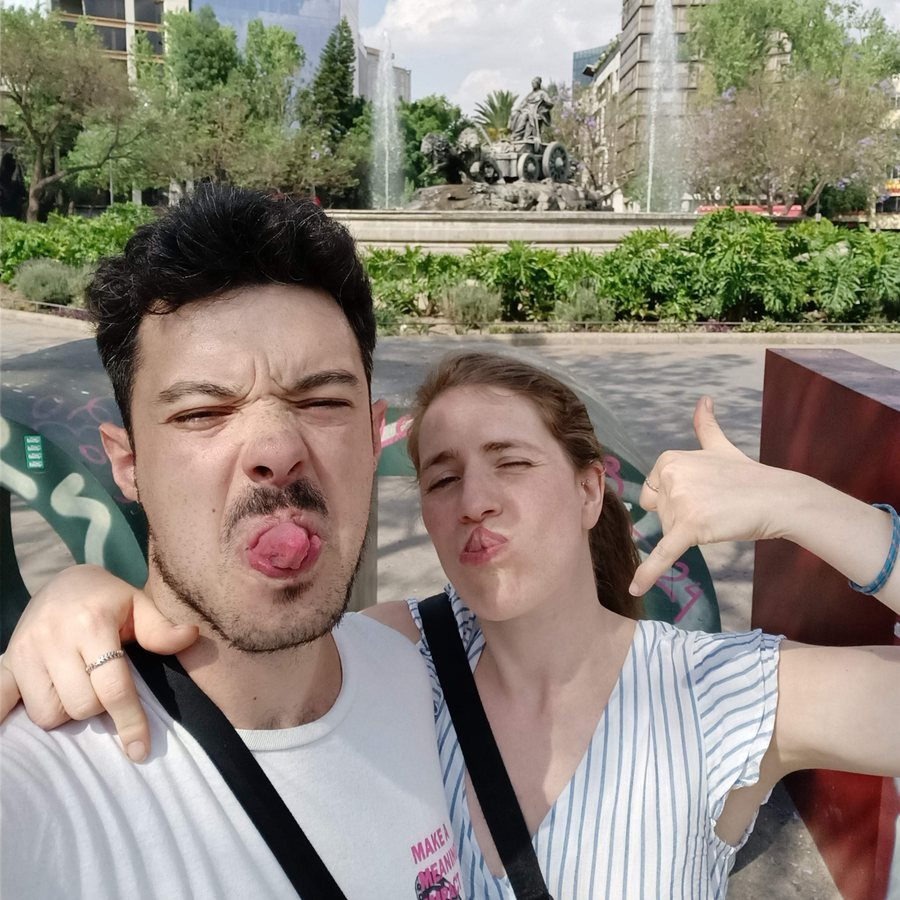
#> input picture assets/foto-envio.jpg, 900 x 900 px
$ python -i lineart.py   (imports and definitions only)
#> lines starting #> are read from the running program, lines starting #| are printed output that depends on the picture
import sys, os, json
import numpy as np
from PIL import Image, ImageFilter
OLIVE = (0x6b, 0x6e, 0x4a)
def trace(path, crop=None, mask=(), height=760, gain=5.0, fill=0.30, soft=14):
#> called with path = '../../../assets/foto-envio.jpg', mask = (), height = 760, gain = 5, fill = 0.3, soft = 14
    im = Image.open(path).convert('RGB')
#> im is the input picture: PIL image 900x900 RGB; mean R, G, B 142.4, 134.3, 122.2
    from PIL import ImageDraw
    W0, H0 = im.size
#> W0 = 900; H0 = 900
    for m in mask: ImageDraw.Draw(im).rectangle([m[0]*W0, m[1]*H0, m[2]*W0, m[3]*H0], fill=(255, 255, 255))
    if crop:
        w, h = im.size; im = im.crop((int(crop[0]*w), int(crop[1]*h), int(crop[2]*w), int(crop[3]*h)))
    s = height / im.size[1]; im = im.resize((max(1, int(im.size[0]*s)), height), Image.LANCZOS)
#> after `s = height / im.size[1]`: s = 0.844
    g = np.asarray(im.convert('L'), dtype=np.float32)
    sat = np.asarray(im.convert('HSV'), dtype=np.float32)[..., 1] / 255.0
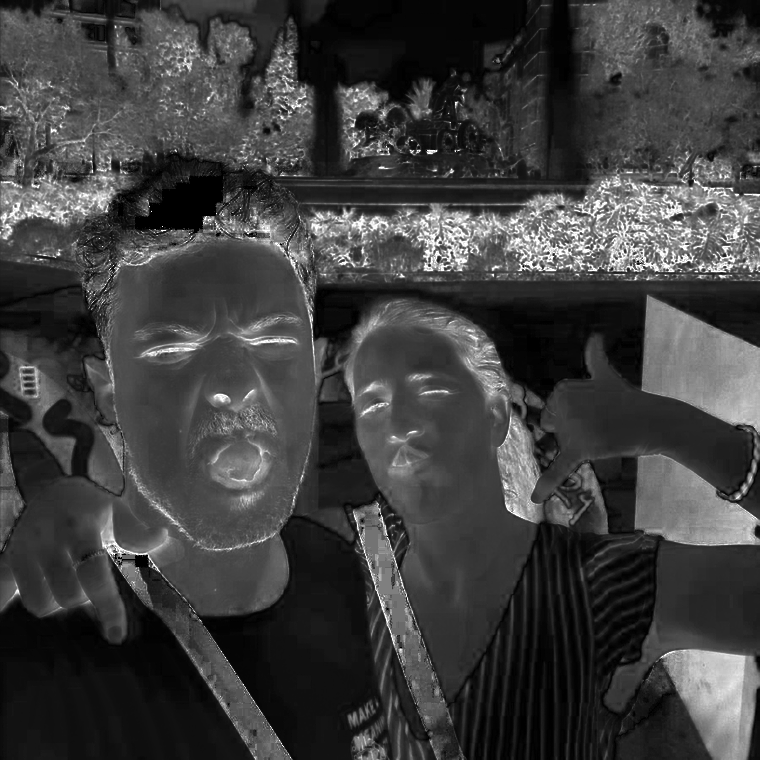
#> sat: shape (760, 760) float32; min 0, max 1, mean 0.246
    bg = np.asarray(Image.fromarray(g.astype(np.uint8)).filter(ImageFilter.MaxFilter(9)).filter(ImageFilter.GaussianBlur(25)), dtype=np.float32)
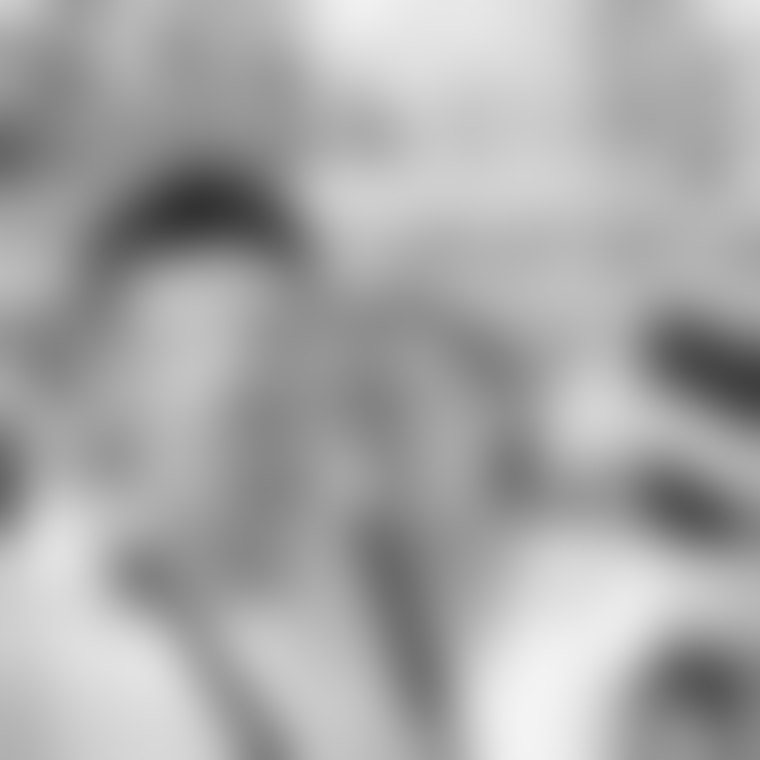
#> bg: shape (760, 760) float32; min 51, max 243, mean 168.3
    local = np.asarray(Image.fromarray(g.astype(np.uint8)).filter(ImageFilter.GaussianBlur(2.2)), dtype=np.float32)
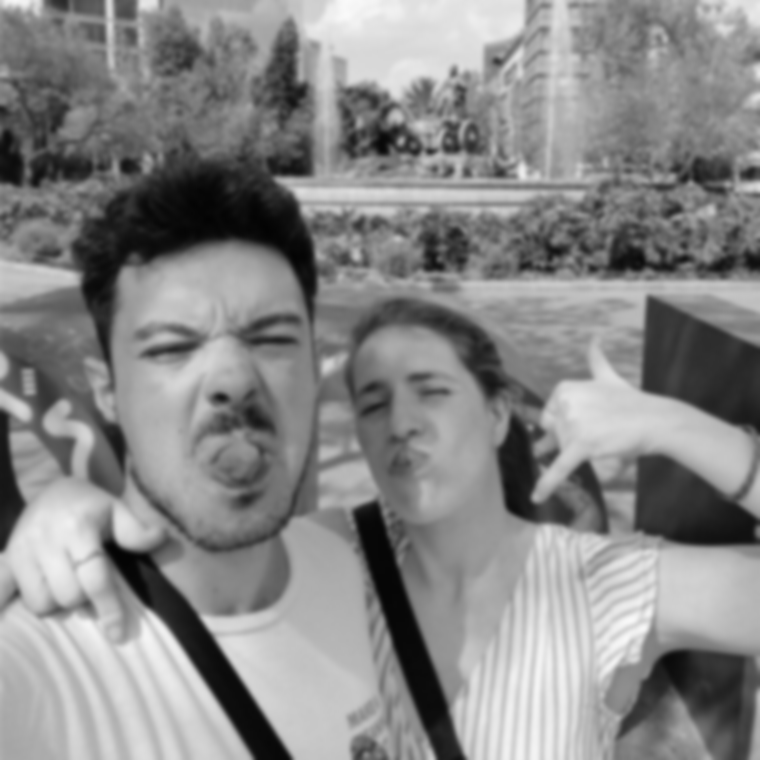
#> local: shape (760, 760) float32; min 3, max 250, mean 135.3
    edge = np.clip((local - g) / 255.0 * gain * 3, 0, 1)          # dark detail against its surroundings
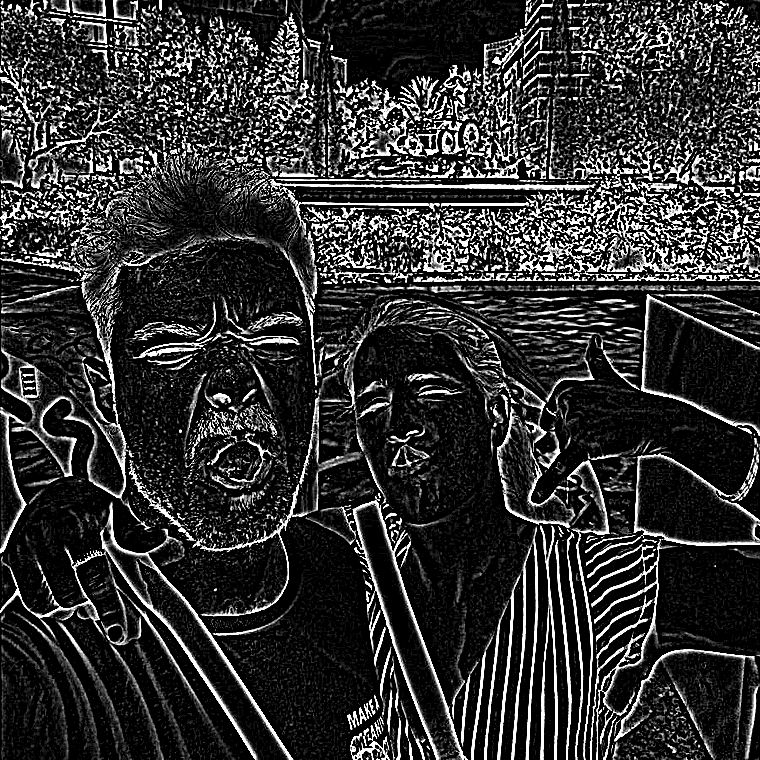
#> edge: shape (760, 760) float32; min 0, max 1, mean 0.194
    body = np.clip((bg - g) / np.maximum(bg, 1) * 1.4, 0, 1) * (0.35 + 0.65 * sat) * fill
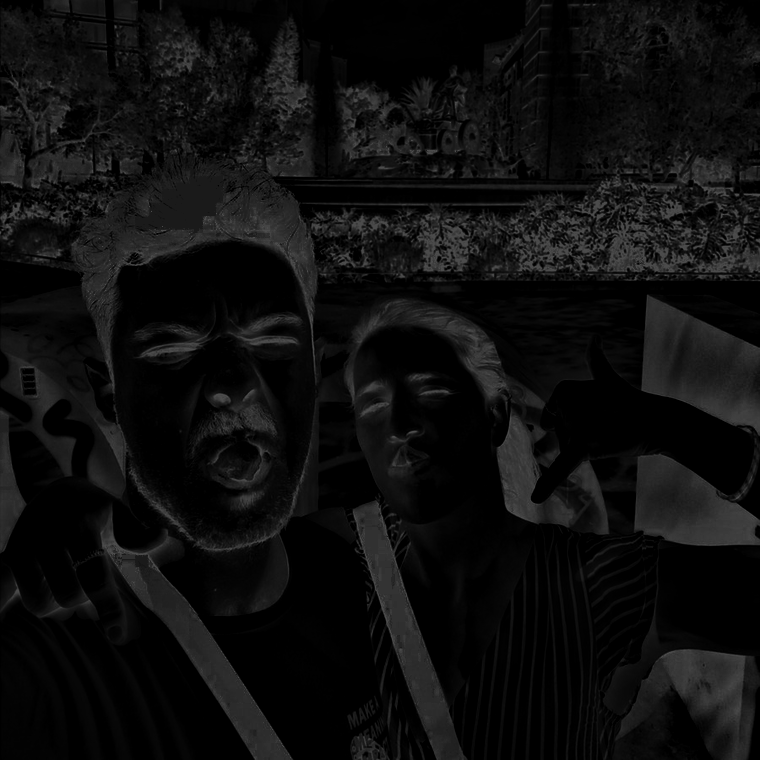
#> body: shape (760, 760) float32; min 0, max 0.3, mean 0.0571
    a = np.clip(edge + body, 0, 1) ** 0.9
    # paper noise out
    a = np.asarray(Image.fromarray((a*255).astype(np.uint8)).filter(ImageFilter.MedianFilter(3)), dtype=np.float32)/255.0
    a = np.clip((a - 0.13) / 0.87, 0, 1)
    # soft fade at the borders, like the Hoja de ruta drawings
    h, w = a.shape; yy, xx = np.mgrid[0:h, 0:w]
#> after `h, w = a.shape`: h = 760; w = 760
    d = np.minimum.reduce([xx, w-1-xx, yy, h-1-yy]).astype(np.float32)
    a *= np.clip(d / soft, 0, 1) ** 1.2
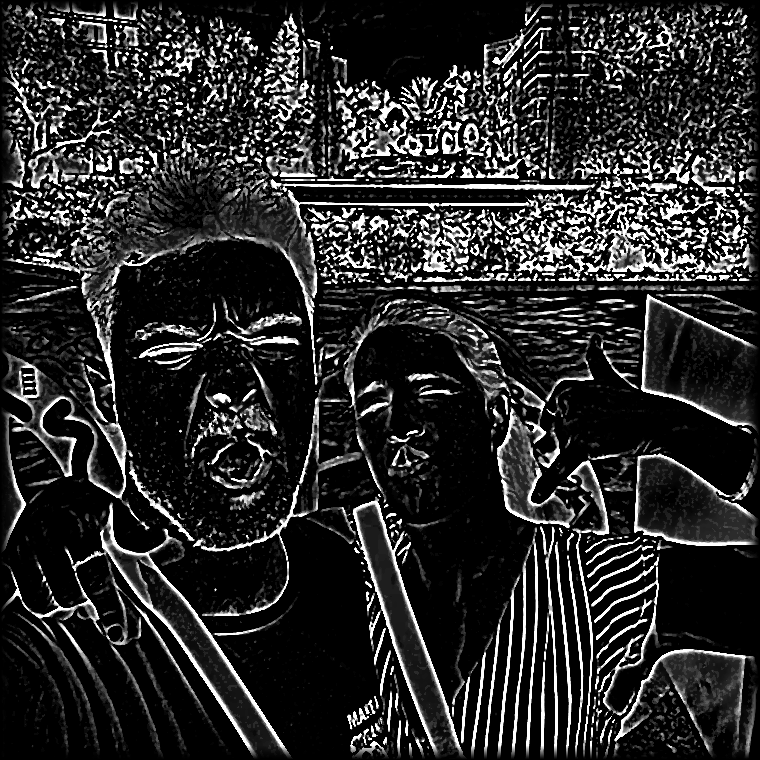
#> a: shape (760, 760) float32; min 0, max 1, mean 0.17
    out = np.zeros((h, w, 4), np.uint8); out[..., :3] = OLIVE; out[..., 3] = (a * 255).astype(np.uint8)
#> after `out[..., 3] = (a * 255).astype(np.uint8)`:
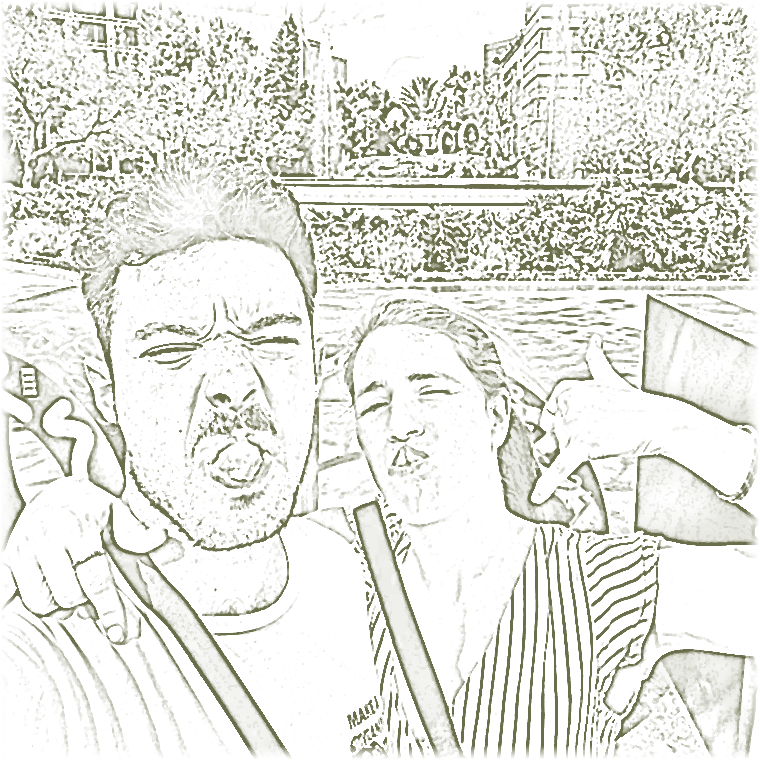
#> out: shape (760, 760, 4); mean of channels 0, 1, 2, 3 107, 110, 74, 43.2; transparent parts drawn white
    return Image.fromarray(out, 'RGBA')
# [6 lines not run here, left out]

>>> result = trace('../../../assets/foto-envio.jpg')

$ run again, on assets/hero-mobile.jpg
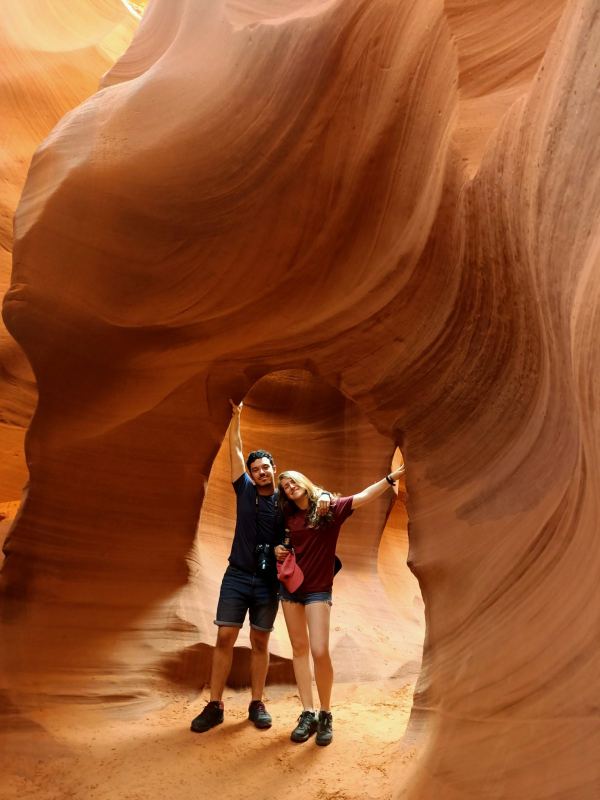
#> input picture assets/hero-mobile.jpg, 1200 x 1600 px (shown at 1/2 size)
#> in trace, im is the input picture: PIL image 1200x1600 RGB; mean R, G, B 148.9, 82.8, 44.1
#> im: PIL image 570x760 RGB
#> in trace, `a *= np.clip(d / soft, 0, 1) ** 1.2`:
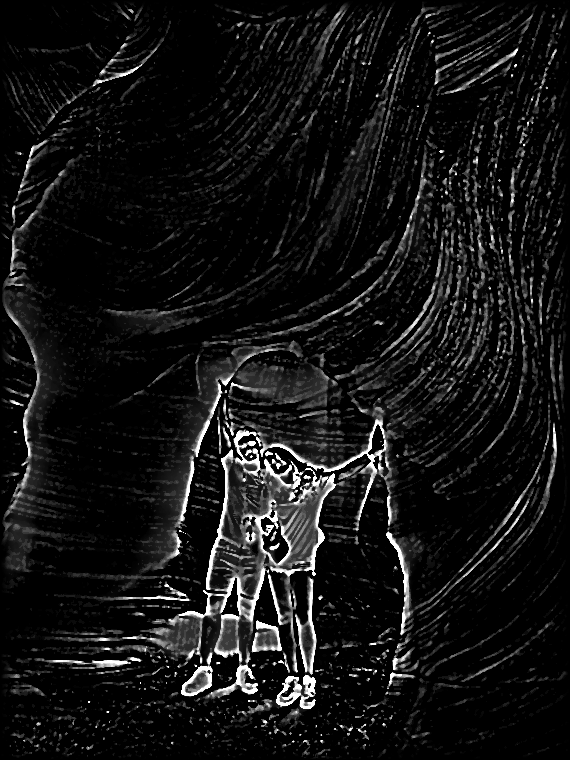
#> a: shape (760, 570) float32; min 0, max 1, mean 0.0802
#> in trace, `out[..., 3] = (a * 255).astype(np.uint8)`:
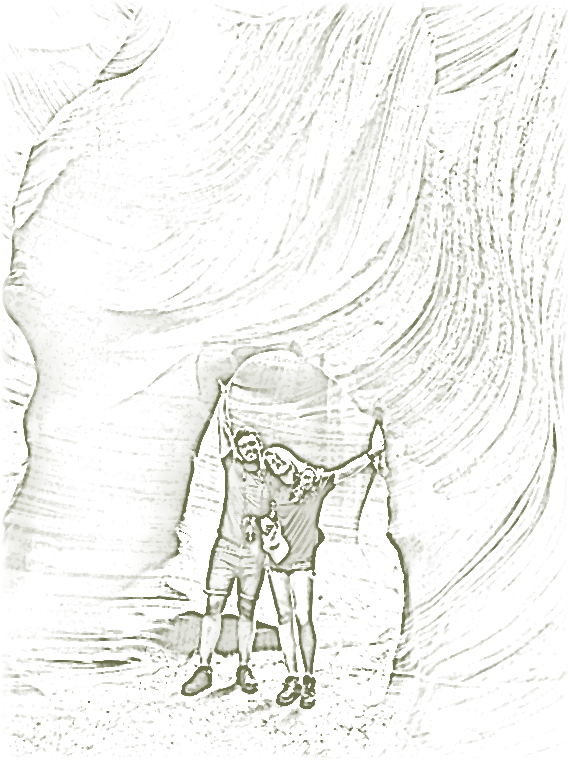
#> out: shape (760, 570, 4); mean of channels 0, 1, 2, 3 107, 110, 74, 20.3; transparent parts drawn white

$ run again, on assets/historia-1.jpg
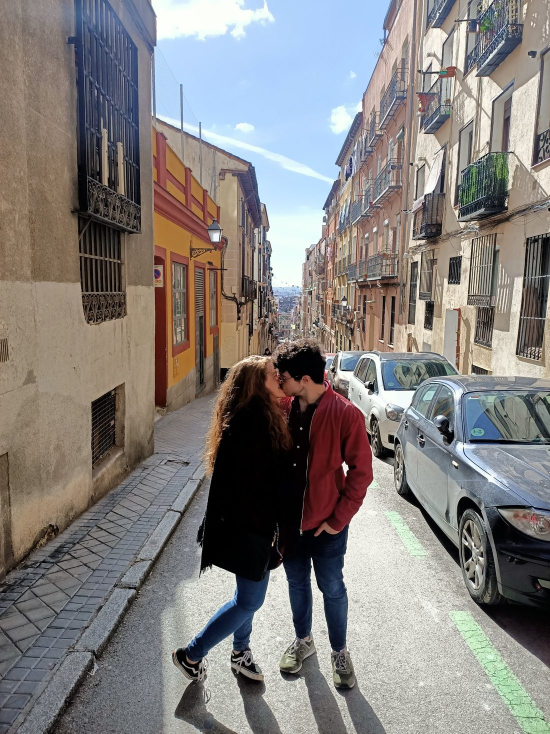
#> input picture assets/historia-1.jpg, 1100 x 1467 px (shown at 1/2 size)
#> in trace, im is the input picture: PIL image 1100x1467 RGB; mean R, G, B 131.9, 127.8, 125.8
#> im: PIL image 569x760 RGB
#> in trace, `a *= np.clip(d / soft, 0, 1) ** 1.2`:
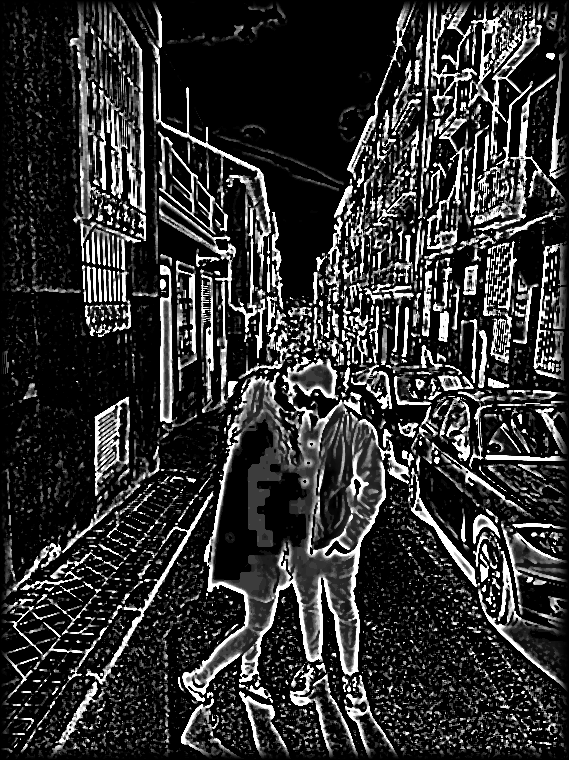
#> a: shape (760, 569) float32; min 0, max 1, mean 0.196
#> in trace, `out[..., 3] = (a * 255).astype(np.uint8)`:
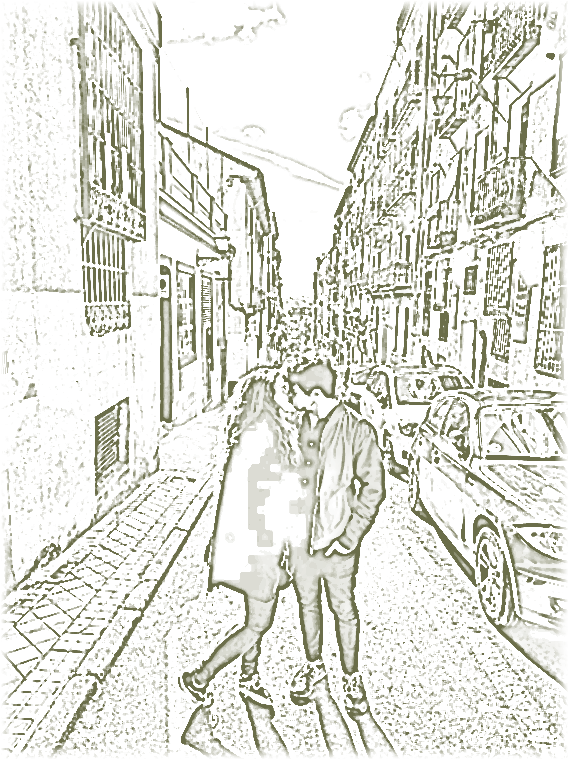
#> out: shape (760, 569, 4); mean of channels 0, 1, 2, 3 107, 110, 74, 49.9; transparent parts drawn white

$ run again, on assets/historia-2.jpg
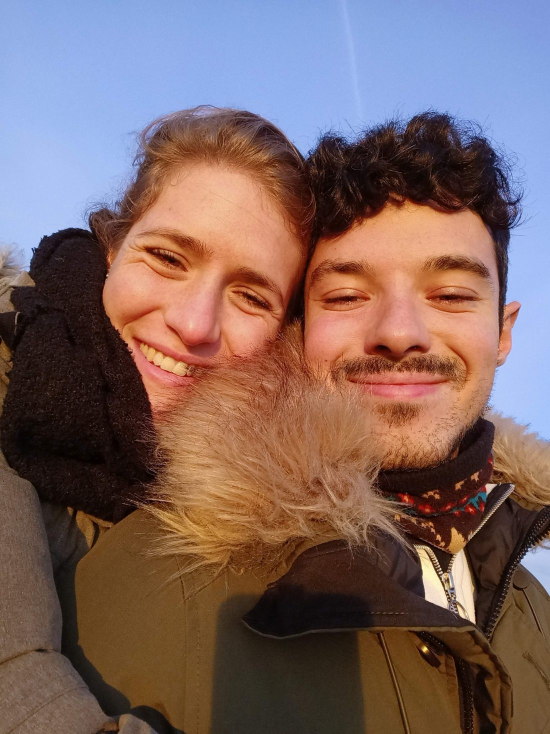
#> input picture assets/historia-2.jpg, 1100 x 1467 px (shown at 1/2 size)
#> in trace, im is the input picture: PIL image 1100x1467 RGB; mean R, G, B 124.4, 100.6, 98
#> im: PIL image 569x760 RGB
#> in trace, `out[..., 3] = (a * 255).astype(np.uint8)`:
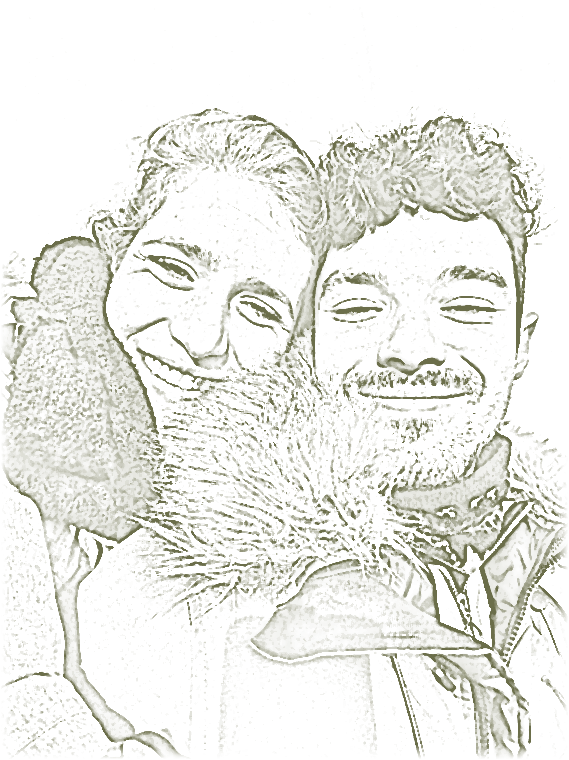
#> out: shape (760, 569, 4); mean of channels 0, 1, 2, 3 107, 110, 74, 31.6; transparent parts drawn white
